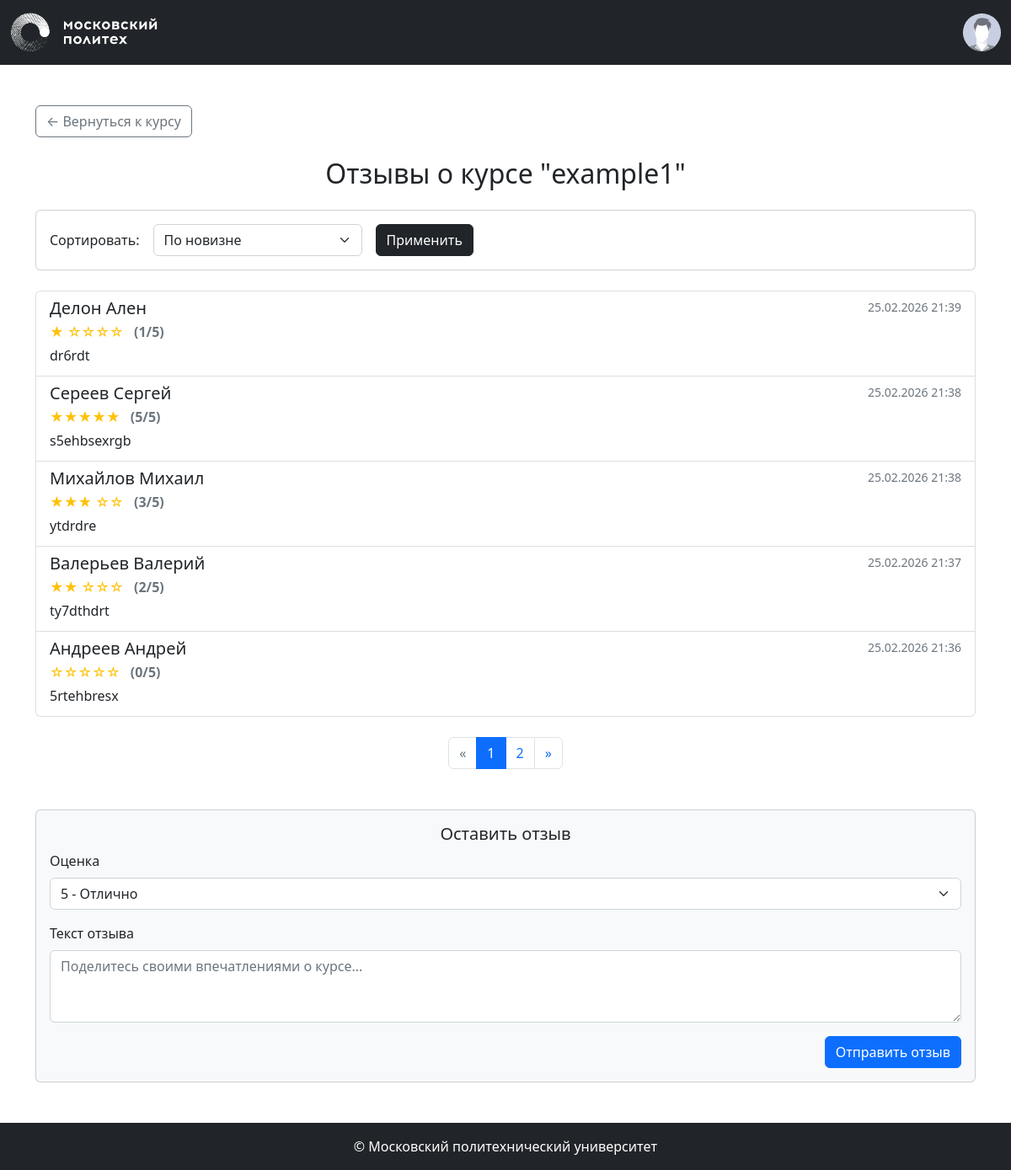
The app's page /courses/1/reviews (signed in) with its own data.
### models.py (models this page shows, shortened)
class Base(DeclarativeBase):
    metadata = MetaData(naming_convention={
        "ix": 'ix_%(column_0_label)s',
        "uq": "uq_%(table_name)s_%(column_0_name)s",
        "ck": "ck_%(table_name)s_%(constraint_name)s",
        "fk": "fk_%(table_name)s_%(column_0_name)s_%(referred_table_name)s",
        "pk": "pk_%(table_name)s"
    })

class Course(Base):
    __tablename__ = 'courses'
    id: Mapped[int] = mapped_column(primary_key=True)
    name: Mapped[str] = mapped_column(String(100))
    short_desc: Mapped[str] = mapped_column(Text)
    full_desc: Mapped[str] = mapped_column(Text)
    rating_sum: Mapped[int] = mapped_column(default=0)
    rating_num: Mapped[int] = mapped_column(default=0)
    category_id: Mapped[int] = mapped_column(ForeignKey("categories.id"))
    author_id: Mapped[int] = mapped_column(ForeignKey("users.id"))
    background_image_id: Mapped[str] = mapped_column(ForeignKey("images.id"))
    created_at: Mapped[datetime] = mapped_column(default=datetime.now)
    author: Mapped["User"] = relationship()
    category: Mapped["Category"] = relationship(lazy=False)
    bg_image: Mapped["Image"] = relationship()
    reviews: Mapped[List["Review"]] = relationship(back_populates="course", cascade="all, delete-orphan")

class Review(Base):
    __tablename__ = 'reviews'
    id: Mapped[int] = mapped_column(primary_key=True)
    rating: Mapped[int] = mapped_column(Integer, nullable=False)
    text: Mapped[str] = mapped_column(Text, nullable=False)
    created_at: Mapped[datetime] = mapped_column(default=datetime.now)
    course_id: Mapped[int] = mapped_column(ForeignKey("courses.id"))
    user_id: Mapped[int] = mapped_column(ForeignKey("users.id"))
    course: Mapped["Course"] = relationship(back_populates="reviews")
    user: Mapped["User"] = relationship()

class User(Base, UserMixin):
    __tablename__ = 'users'
    id: Mapped[int] = mapped_column(primary_key=True)
    first_name: Mapped[str] = mapped_column(String(100))
    last_name: Mapped[str] = mapped_column(String(100))
    middle_name: Mapped[Optional[str]] = mapped_column(String(100))
    login: Mapped[str] = mapped_column(String(100), unique=True)
    password_hash: Mapped[str] = mapped_column(String(200))
    created_at: Mapped[datetime] = mapped_column(default=datetime.now)
    @property
    def full_name(self):
        return ' '.join([self.last_name, self.first_name, self.middle_name or ''])

### courses.py (the view)
@bp.route('/<int:course_id>/reviews')
def reviews(course_id):
    course = db.get_or_404(Course, course_id)
    sort_by = request.args.get('sort_by', 'new')
    query = db.select(Review).filter_by(course_id=course_id)
    if sort_by == 'positive':
        query = query.order_by(desc(Review.rating), desc(Review.created_at))
    elif sort_by == 'negative':
        query = query.order_by(asc(Review.rating), desc(Review.created_at))
    else:
        query = query.order_by(desc(Review.created_at))
    pagination = db.paginate(query, per_page=5)  # 5 отзывов на страницу
    reviews = pagination.items
    user_review = None
    if current_user.is_authenticated:
        user_review = db.session.execute(
            db.select(Review).filter_by(course_id=course_id, user_id=current_user.id)
        ).scalar()
    return render_template('courses/reviews.html',
                           course=course,
                           reviews=reviews,
                           pagination=pagination,
                           sort_by=sort_by)

### auth.py (called while the page is built)
def load_user(user_id):
    user = db.session.execute(db.select(User).filter_by(id=user_id)).scalar()
    return user

### templates/courses/reviews.html (shortened to what this page needs)
{% extends 'base.html' %}
{% from 'pagination.html' import render_pagination %}
{% block content %}
<div class="container mt-5">
    <div class="mb-4">
        <a href="{{ url_for('courses.show', course_id=course.id) }}" class="btn btn-outline-secondary">&larr; Вернуться к курсу</a>
    </div>
    <h2 class="mb-4 text-center font-weight-bold">Отзывы о курсе "{{ course.name }}"</h2>
    <div class="card mb-4">
        <div class="card-body">
            <form method="GET" action="{{ url_for('courses.reviews', course_id=course.id) }}" class="row g-3 align-items-center">
                <div class="col-auto">
                    <label for="sort_by" class="col-form-label">Сортировать:</label>
                </div>
                <div class="col-auto">
                    <select class="form-select" name="sort_by" id="sort_by">
                        <option value="new" {% if sort_by == 'new' %}selected{% endif %}>По новизне</option>
                    </select>
                </div>
                <div class="col-auto">
                    <button type="submit" class="btn btn-dark">Применить</button>
                </div>
            </form>
        </div>
    </div>
    {% if reviews %}
        <div class="list-group mb-4">
            {% for review in reviews %}
            <div class="list-group-item flex-column align-items-start">
                <div class="d-flex w-100 justify-content-between">
                    <h5 class="mb-1">{{ review.user.full_name }}</h5>
                    <small class="text-muted">{{ review.created_at.strftime('%d.%m.%Y %H:%M') }}</small>
                </div>
                <div class="mb-1">
                    <span class="text-warning">
                        {% for i in range(review.rating) %}★{% endfor %}
                        {% for i in range(5 - review.rating) %}☆{% endfor %}
                    </span>
                    <strong class="ms-2 text-muted">({{ review.rating }}/5)</strong>
                </div>
                <p class="mb-1">{{ review.text }}</p>
            </div>
            {% endfor %}
        </div>
        {{ render_pagination(pagination, request.endpoint, {'sort_by': sort_by, 'course_id': course.id}) }}
    {% else %}
        <p class="text-center text-muted my-5">Отзывов пока нет.</p>
    {% endif %}
    <div class="mt-5 mb-5">
        {% if current_user.is_authenticated %}
            <div class="card bg-light">
                <div class="card-body">
                    {% if user_review %}
                        <h5 class="card-title text-center text-success">Вы уже оценили этот курс</h5>
                        <div class="border rounded p-3 bg-white mt-3">
                            <div class="d-flex w-100 justify-content-between">
                                <div>
                                    <strong>Ваша оценка: </strong>
                                    <span class="text-warning">
                                        {% for i in range(user_review.rating) %}★{% endfor %}
                                        {% for i in range(5 - user_review.rating) %}☆{% endfor %}
                                    </span>
                                </div>
                                <small class="text-muted">{{ user_review.created_at.strftime('%d.%m.%Y') }}</small>
                            </div>
                            <p class="mt-2 mb-0">{{ user_review.text }}</p>
                        </div>
                    {% else %}
                        <h5 class="card-title text-center">Оставить отзыв</h5>
                        <form action="{{ url_for('courses.add_review', course_id=course.id) }}" method="POST">
                            <div class="mb-3">
                                <label for="rating" class="form-label">Оценка</label>
                                <select class="form-select" id="rating" name="rating" required>
                                    <option value="5" selected>5 - Отлично</option>
                                </select>
                            </div>
                            <div class="mb-3">
                                <label for="text" class="form-label">Текст отзыва</label>
                                <textarea class="form-control" id="text" name="text" rows="3" required placeholder="Поделитесь своими впечатлениями о курсе..."></textarea>
                            </div>
                            <div class="text-end">
                                <button type="submit" class="btn btn-primary">Отправить отзыв</button>
                            </div>
                        </form>
                    {% endif %}
                </div>
            </div>
        {% else %}
            <div class="alert alert-info text-center">
                Чтобы оставить отзыв, пожалуйста, <a href="{{ url_for('auth.login', next=request.path) }}" class="alert-link">войдите в систему</a>.
            </div>
        {% endif %}
    </div>
</div>
{% endblock %}

### records on screen
Course: name "example1"
Review: user.full_name "Делон Ален", created_at "25.02.2026 21:39", rating "1", text "dr6rdt"
Review: user.full_name "Сереев Сергей", created_at "25.02.2026 21:38", rating "5", text "s5ehbsexrgb"
Review: user.full_name "Михайлов Михаил", created_at "25.02.2026 21:38", rating "3", text "ytdrdre"
Review: user.full_name "Валерьев Валерий", created_at "25.02.2026 21:37", rating "2", text "ty7dthdrt"
Review: user.full_name "Андреев Андрей", created_at "25.02.2026 21:36", rating "0", text "5rtehbresx"

### other values on screen
{{ page }} "1" "2"
